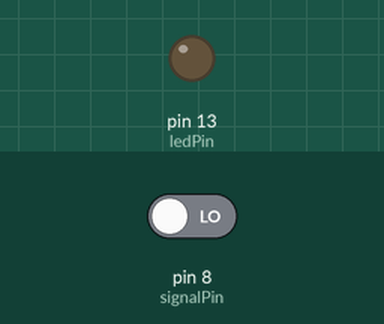
Bench run of a sketch on a simulated Arduino Uno, built with avr-gcc and run on an emulated ATmega328P. Parts: output pins drawn as LEDs (lit = HIGH). Inputs (shaded band) come from the test bench; at power-on: pin 8 (signalPin) LOW.

Above: at 1.2 s.
1.3 s: pin 8 (signalPin) driven HIGH
At 2.5 s:
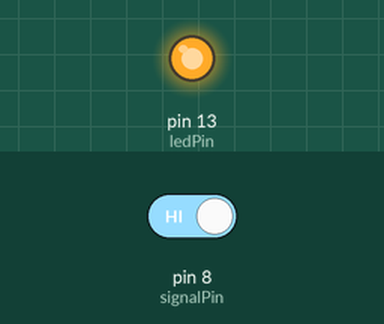
2.8 s: pin 8 (signalPin) driven LOW
At 3.6 s:
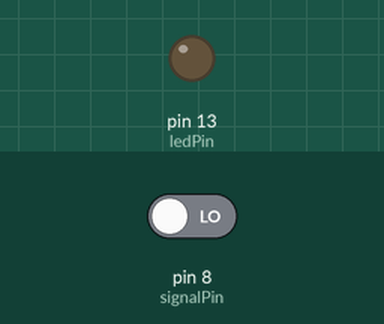
Timing chart, 0 to 5.8 s (numbered marks = the images above; inputs shaded):
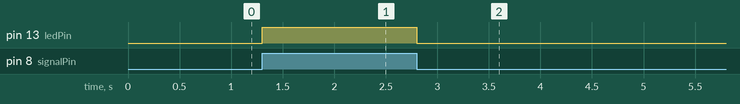

Measured:
- after the input at 1.3 s, pin 13 (ledPin): LOW → HIGH at once
- after the input at 2.8 s, pin 13 (ledPin): HIGH → LOW at once

The sketch:

230041210_FarhanFuad_week1_Microcontrollers.ino
```cpp
const int ledPin = 13;
const int signalPin = 8;

void setup() {
  pinMode(ledPin, OUTPUT);
  pinMode(signalPin, INPUT);
}

void loop() {
  int roverSignal = digitalRead(signalPin);

  if (roverSignal == HIGH) {
    digitalWrite(ledPin, HIGH);
  } else {
    digitalWrite(ledPin, LOW);
  }

  delay(50);
}
```
